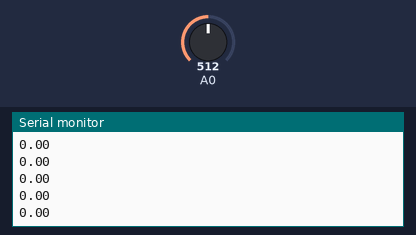
Bench run of a sketch on a simulated Arduino Uno, built with avr-gcc and run on an emulated ATmega328P. On the bench: the last lines printed to the serial monitor. The inputs (shaded band) are chosen by the test bench; at power-on: A0 = 512.

Above: at 4.2 s.
4.3 s: A0 set to 716
At 4.32 s:
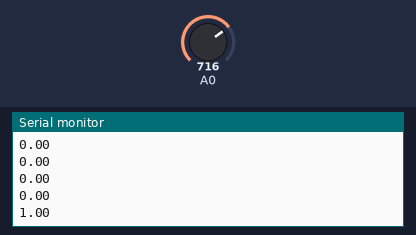
5.8 s: A0 set to 900
At 5.82 s:
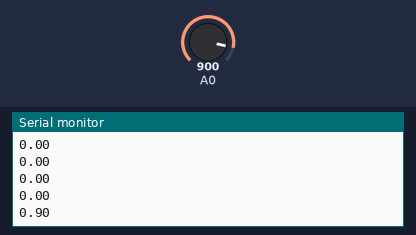
Timing chart, 0 to 8.8 s (numbered marks = the images above; inputs shaded):
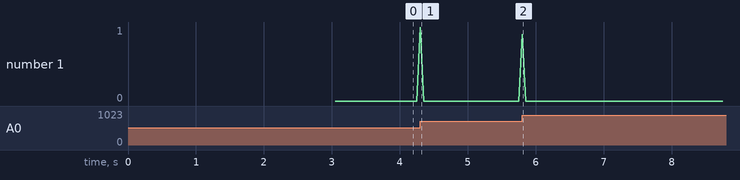

Measured:
- after the input at 4.3 s, the serial monitor: prints a new line at once (image 1)
- after the input at 5.8 s, the serial monitor: prints a new line at once (image 2)

The sketch:

Microphone.ino
```cpp
#include <Adafruit_NeoMatrix.h>
#include <gamma.h>
//
//#include <FastLED.h>
//#define NUM_LEDS 256
//#define DATA_PIN 6

//uint16_t gHue = 0;
//uint8_t  gHueDelta = 3;
//int hue;
//CRGB leds[NUM_LEDS];

const int sampleWindow = 50; // Sample window width in mS (50 mS = 20Hz)
unsigned int sample;

void setup()
{
  delay(3000);
  Serial.begin(9600);
//  FastLED.addLeds<NEOPIXEL, DATA_PIN>(leds, NUM_LEDS);
}


void loop() {
  printMicData();
}

void printMicData() {
  unsigned long startMillis= millis();  // Start of sample window
  unsigned int peakToPeak = 0;   // peak-to-peak level

  unsigned int signalMax = 0;
  unsigned int signalMin = 1024;

  // collect data for 50 mS
  while (millis() - startMillis < sampleWindow)
  {
    sample = analogRead(0);
    if (sample < 1024)  // toss out spurious readings
    {
       if (sample > signalMax)
       {
          signalMax = sample;  // save just the max levels
       }
       else if (sample < signalMin)
       {
          signalMin = sample;  // save just the min levels
       }
    }
  }
  peakToPeak = signalMax - signalMin;  // max - min = peak-peak amplitude
  double volts = (peakToPeak * 5.0) / 1024;  // convert to volts

  Serial.println(volts);

//  prettyLights(volts);
}

//void prettyLights(double volts) {
//  int ledPerRow = 8;
//  int numRows = 32;
//
//  Serial.println(volts);
//  if (volts > 0.2) {
//    for(int i = 0; i < 8; i++) {
//      for (int j = 0; j < numRows; j++) {
//        leds[i+j].setHue(1000*volts);
//      }
//      FastLED.show();
//      delay(30);
////      leds[i] = CRGB::Black;
//    }
//    FastLED.clear();
//  }
//}
//
//void rainbow() {
//  int numColors = 8;
//  int rgb = 255;
//
//  for(int dot = 0; dot < NUM_LEDS; dot++) {
//    for (int color = 0; color < numColors; color++) {
//      leds[dot].setHue(dot);
//      leds[dot+1].setHue(dot+31);
//      leds[dot+2].setHue(dot+31*2);
//      leds[dot+3].setHue(dot+31*3);
//      leds[dot+4].setHue(dot+31*4);
//      leds[dot+5].setHue(dot+31*5);
//      leds[dot+6].setHue(dot+31*6);
//      leds[dot+7].setHue(dot+31*7);
//      FastLED.show();
//      // clear this led for the next time around the loop
//      leds[dot] = CRGB::Black;
//      leds[dot+1] = CRGB::Black;
//      leds[dot+2] = CRGB::Black;
//      leds[dot+3] = CRGB::Black;
//      leds[dot+4] = CRGB::Black;
//      leds[dot+5] = CRGB::Black;
//      leds[dot+6] = CRGB::Black;
//      leds[dot+7] = CRGB::Black;
////      delay(100);
//    }
//  }
//}
```
